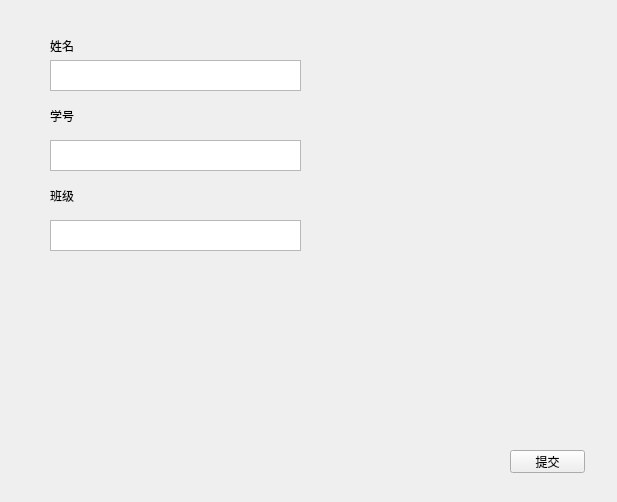
<?xml version="1.0" encoding="UTF-8"?>
<ui version="4.0">
 <class>InfoInput</class>
 <widget class="QWidget" name="InfoInput">
  <property name="geometry">
   <rect>
    <x>0</x>
    <y>0</y>
    <width>617</width>
    <height>502</height>
   </rect>
  </property>
  <property name="windowTitle">
   <string>Form</string>
  </property>
  <widget class="QTextEdit" name="textEdit">
   <property name="geometry">
    <rect>
     <x>50</x>
     <y>60</y>
     <width>251</width>
     <height>31</height>
    </rect>
   </property>
  </widget>
  <widget class="QLabel" name="label">
   <property name="geometry">
    <rect>
     <x>50</x>
     <y>40</y>
     <width>54</width>
     <height>12</height>
    </rect>
   </property>
   <property name="text">
    <string>姓名</string>
   </property>
  </widget>
  <widget class="QLabel" name="label_2">
   <property name="geometry">
    <rect>
     <x>50</x>
     <y>110</y>
     <width>54</width>
     <height>12</height>
    </rect>
   </property>
   <property name="text">
    <string>学号</string>
   </property>
  </widget>
  <widget class="QTextEdit" name="textEdit_2">
   <property name="geometry">
    <rect>
     <x>50</x>
     <y>140</y>
     <width>251</width>
     <height>31</height>
    </rect>
   </property>
  </widget>
  <widget class="QLabel" name="label_3">
   <property name="geometry">
    <rect>
     <x>50</x>
     <y>190</y>
     <width>54</width>
     <height>12</height>
    </rect>
   </property>
   <property name="text">
    <string>班级</string>
   </property>
  </widget>
  <widget class="QTextEdit" name="textEdit_3">
   <property name="geometry">
    <rect>
     <x>50</x>
     <y>220</y>
     <width>251</width>
     <height>31</height>
    </rect>
   </property>
  </widget>
  <widget class="QPushButton" name="pushButton">
   <property name="geometry">
    <rect>
     <x>510</x>
     <y>450</y>
     <width>75</width>
     <height>23</height>
    </rect>
   </property>
   <property name="text">
    <string>提交</string>
   </property>
  </widget>
 </widget>
 <resources/>
 <connections/>
</ui>
